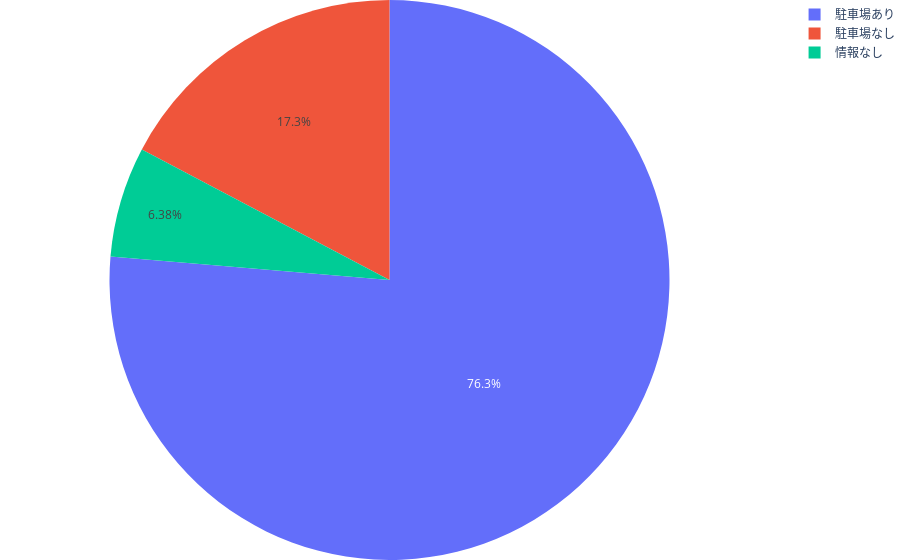

Notebook code for this chart:
### Markdown cell above
一列目画像

### Code cell
# hover時に表示するレコードを指定
cols = {
  'rank': True,
  'name': False,
  'point': True,
  'pref': True,
  'address': False,
  'latitude': False,
  'longitude': False,
  'parking': True,
  'holiday': True,
  'mon_holiday': False,
  'tue_holiday': False,
  'wed_holiday': False,
  'thu_holiday': False,
  'fri_holiday': False,
  'sat_holiday': False,
  'sun_holiday': False
}

# 点数順に並び替えてランキングカラムを追加する
df_pref_rank = df_pref.sort_values('point').reset_index(drop=True).reset_index().rename(columns={'index':'rank'})
# 新しく作成したランクカラムを順位になるよう1を足して補正する
df_pref_rank['rank'] = df_pref_rank['rank'].apply(lambda x : int(x)+1)

# scatter_mapboxグラフの作成
fig = px.scatter_mapbox(
  # データフレームと、緯度、軽度の指定
  df_pref_rank, 
  lat="latitude", 
  lon="longitude", 
  # ホバー時の表示設定
  hover_name="name",
  hover_data=cols,
  color_discrete_sequence=["#636EFA"], 
  opacity=0.8,
  #詳細設定
  zoom=3, 
  height=450,
  width=450
)
# mapの種類を指定
fig.update_layout(mapbox_style="carto-positron")
# 余白の調整
fig.update_layout(margin={"r": 0, "t": 0, "l": 0, "b": 0})

store_num = df_pref.shape[0]

# 選択した都道府県の駐車場情報の比率を円グラフで可視化
df_pref_of_parking_new = df_pref_of_parking.groupby('parking').sum().reset_index()
df_pref_of_parking_new['pref'] = '全国'

#対象都道府県の宣言文
pref_park =  '全国の駐車場の有無割合'

fig_pie = px.pie(
  df_pref_of_parking_new,
  values='count', 
  names='parking'
)

# 余白の調整
fig_pie.update_layout(margin={"r": 0, "t": 0, "l": 0, "b": 0})

### Figure 1 — Plotly figure (JSON) as saved in the notebook; plotly's stock layout.template omitted (floating-point values rounded to 4 significant figures)
{"data": [{"domain": {"x": [0, 1], "y": [0, 1]}, "hovertemplate": "parking=%{label}<br>count=%{value}<extra></extra>", "labels": ["情報なし", "駐車場あり", "駐車場なし"], "legendgroup": "", "name": "", "showlegend": true, "type": "pie", "values": [150, 1794, 406]}], "layout": {"legend": {"tracegroupgap": 0}, "margin": {"b": 0, "l": 0, "r": 0, "t": 0}}}
